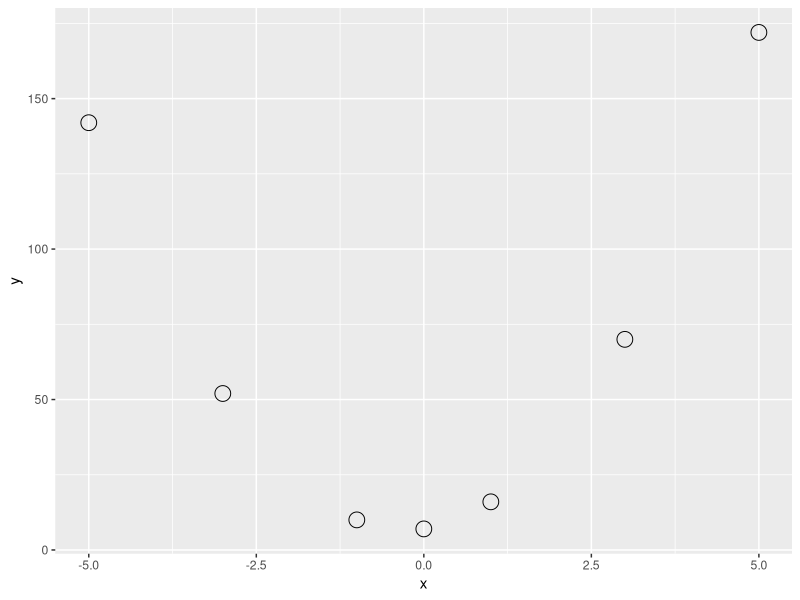
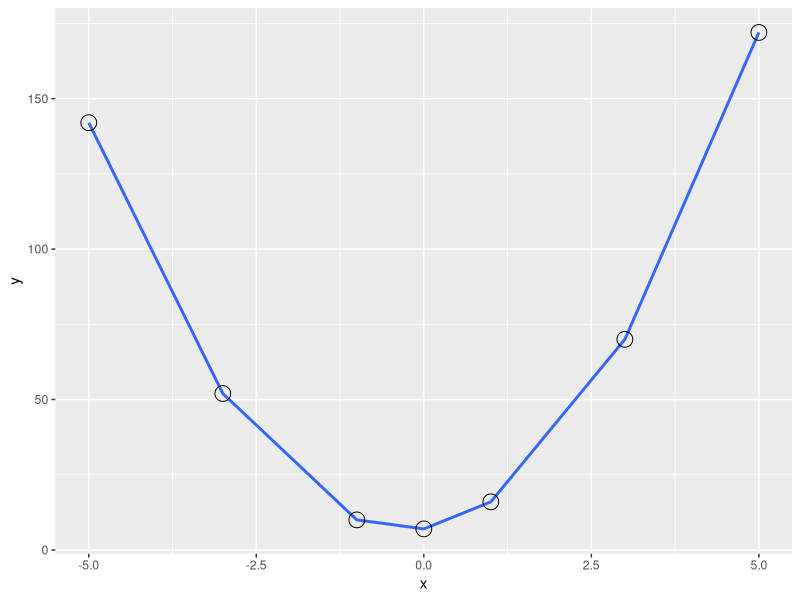

Write the R code that produced these figures, in order.
library(ggplot2)
xy = data.frame(
  x_ <-c(-5,-3,-1,0,1,3,5 ),
  y_ <-c(142,52,10,7,16,70,172) 
)
ggplot(xy, aes(x = x_, y = y_)) + geom_point(shape = 1, size = 5) + labs(x = "x", y = "y")
geom_smooth(method = lm) 

LM <- lm(y_ ~ I(x_^2)+x_, data = xy)
summary(LM)
ggplot(xy, aes(x = x_, y = y_)) +geom_smooth(aes(x = x_, y = y_), stat = "identity") + geom_point(shape = 1, size = 5) + labs(x = "x", y = "y")
